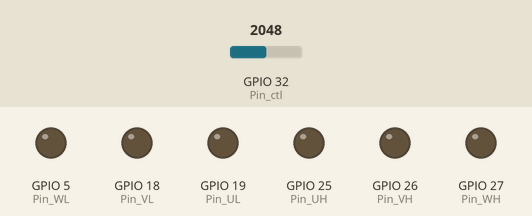
Recording of a sketch running on a simulated ESP32. Shown: output pins drawn as LEDs (lit = HIGH). The test bench sets the inputs (shaded band); at power-on: GPIO 32 (Pin_ctl) = 2048. Random numbers use the default seed unless the sketch sets one; what the sketch prints to the serial monitor is not drawn.

Above: at 1.2 s.
1.3 s: GPIO 32 (Pin_ctl) set to 1558
2.8 s: GPIO 32 (Pin_ctl) set to 1462
At 2.98 s:
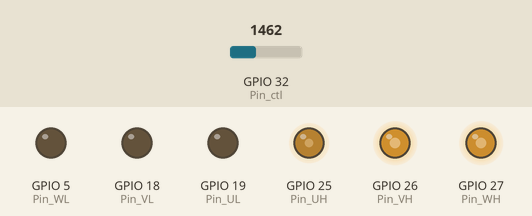
5.8 s: GPIO 32 (Pin_ctl) set to 3540
At 6.49 s:
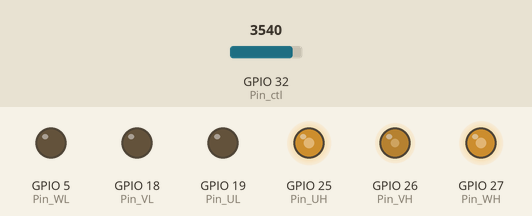
8.1 s: GPIO 32 (Pin_ctl) set to 491
At 9.21 s:
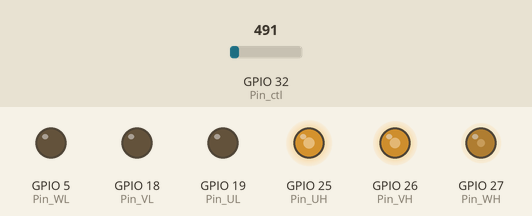
Timing chart, 0 to 12.1 s (numbered marks = the images above; inputs shaded):
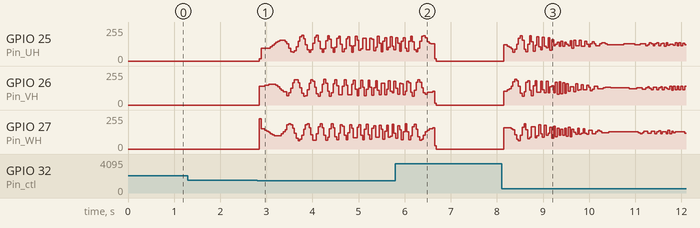

The sketch:

doremifa.ino
```cpp
#include <math.h>
#include <soc/gpio_struct.h>
// 200.1Hzまで
#define DPHI_SIZE 2010  // 正弦波の周波数*10の値。速度に応じたsinの位相の変化量を格納する
#define FREQ_SIZE 3000  // 三角波の最大周波数
#define PHASE_FULL (1U << 31) // (2^31)位相の最大値 符号なし整数としている。
#define PHASE_SIZE (1 << 11) // (2^11)正弦波の解像度
float speed_max = 200;

// 正弦波pwm用のピン、制御ピン
const uint8_t Pin_UH = 25, Pin_UL = 19, Pin_VH = 26, Pin_VL = 18, Pin_WH = 27, Pin_WL = 5, Pin_ctl = 32;

float triValue[PHASE_SIZE];      // 比較用三角波配列(非同期モードで使用)
float sinValuesU_H[PHASE_SIZE] ,sinValuesV_H[PHASE_SIZE] ,sinValuesW_H[PHASE_SIZE];  // 三相の正弦波用配列の宣言
int randomValue[PHASE_SIZE];

hw_timer_t *timer1 = NULL;
portMUX_TYPE timerMux0 = portMUX_INITIALIZER_UNLOCKED;
int timer_clk1 = 400000;  // 割り込み用タイマー1の周波数
int interruptFreq = 20000;           // 割り込み周波数

int sin_max = 1000, tri_max = 1000;
volatile int sync_mode = 0;  // 回転モード-0:非同期、1 : 1パルス、3 : 3パルス、5 : 5パルス、9 : 9パルスなど
volatile float speed = 0;    // 正弦波の周波数
volatile uint8_t accel = 0;
volatile int tri_freq = 400;
volatile uint32_t sin_phase = 0;               // 正弦波の位相(V_H) 1 ~ 2^31
volatile uint32_t tri_phase = 0;               // 三角波の位相
int dPhi_sin[DPHI_SIZE], dPhi_tri[FREQ_SIZE];  // 位相の変化量

volatile boolean isStop = true;


// 割り込み関数
void IRAM_ATTR onTimer1() {
  if (speed > 0.01) {
    // 位相進める。
    sin_phase = sin_phase + dPhi_sin[int(speed * 10)];
    sin_phase = sin_phase & (PHASE_FULL - 1);  // 剰余の計算
    tri_phase = tri_phase + dPhi_tri[tri_freq];
    tri_phase = tri_phase & (PHASE_FULL - 1);

    // モードの判定、三角波の位相上書き
    if (sync_mode == 1) {
      tri_phase = (sin_phase * sync_mode) & (PHASE_FULL - 1);
      // GPIO操作
      SwitchGPIO((float)sinValuesU_H[sin_phase >> 20] * sin_max, (float)triValue[tri_phase >> 20] * tri_max, Pin_UH);
      SwitchGPIO((float)sinValuesV_H[sin_phase >> 20] * sin_max, (float)triValue[tri_phase >> 20] * tri_max, Pin_VH);
      SwitchGPIO((float)sinValuesW_H[sin_phase >> 20] * sin_max, (float)triValue[tri_phase >> 20] * tri_max, Pin_WH);
    } else if (sync_mode != 0) {
      tri_phase = (sin_phase * sync_mode) & (PHASE_FULL - 1);
      // GPIO操作
      SwitchGPIO((float)sinValuesU_H[sin_phase >> 20] * sin_max, (float)-triValue[tri_phase >> 20] * tri_max, Pin_UH);
      SwitchGPIO((float)sinValuesV_H[sin_phase >> 20] * sin_max, (float)-triValue[tri_phase >> 20] * tri_max, Pin_VH);
      SwitchGPIO((float)sinValuesW_H[sin_phase >> 20] * sin_max, (float)-triValue[tri_phase >> 20] * tri_max, Pin_WH);
    } else {
      // GPIO操作
      SwitchGPIO((float)sinValuesU_H[sin_phase >> 20] * sin_max, (float)triValue[tri_phase >> 20] * tri_max, Pin_UH); //  + randomValue[sin_phase >> 20]
      SwitchGPIO((float)sinValuesV_H[sin_phase >> 20] * sin_max, (float)triValue[tri_phase >> 20] * tri_max, Pin_VH);
      SwitchGPIO((float)sinValuesW_H[sin_phase >> 20] * sin_max, (float)triValue[tri_phase >> 20] * tri_max, Pin_WH);
    }
  } else {
    StopPWM();
  }
}
/*
void task1(void *pvParameters){
  while (1){
    Serial.println(speed);
    delay(200);
  }
}
*/
void setup() {
  Serial.begin(115200);
  //xTaskCreatePinnedToCore(task1,"task1",8192,NULL,1,NULL,0);
  pinMode(Pin_UH, OUTPUT);
  pinMode(Pin_UL, OUTPUT);
  pinMode(Pin_VH, OUTPUT);
  pinMode(Pin_VL, OUTPUT);
  pinMode(Pin_WH, OUTPUT);
  pinMode(Pin_WL, OUTPUT);
  pinMode(Pin_ctl, INPUT);
  // 三角波の値の配列 -0.5 ~ 0.5
  for (int i = 0; i < PHASE_SIZE; i++) {
    float valuefortri = (float)(2.0 / PHASE_SIZE) * i;
    if (valuefortri >= 1.5) {
      valuefortri = (float)valuefortri - 2.0;
    } else if (valuefortri > 0.5 && valuefortri < 1.5) {
      valuefortri = (float)1.0 - valuefortri;
    }
    triValue[i] = (float)valuefortri;
    randomValue[i] = random(0, 0);
  }

  // 3相のsinの値用の配列の作成 // -0.5 ~ 0.5
  for (int x = 0; x < PHASE_SIZE; x++) {
    float s = (float)(360.0 * x) / PHASE_SIZE;
    float valueU_H = (sin((s - 120.0) * DEG_TO_RAD) / 2.0);  // 正弦波
    float valueV_H = (sin((s)*DEG_TO_RAD) / 2.0);
    float valueW_H = (sin((s + 120.0) * DEG_TO_RAD) / 2.0);
    sinValuesU_H[x] = valueU_H;
    sinValuesV_H[x] = valueV_H;
    sinValuesW_H[x] = valueW_H;
  }

  for (int x = 0; x < DPHI_SIZE; x++) {
    dPhi_sin[x] = (float)((x / 10.0) * PHASE_FULL) / interruptFreq;
  }

  for (int x = 0; x < FREQ_SIZE; x++) {
    dPhi_tri[x] = x * (float)(PHASE_FULL / interruptFreq);
    //Serial.println(dPhi_tri[x]);
  }
  Serial.println("finished successfully");

  // Set the Timer
  timer1 = timerBegin(timer_clk1);         // 使用するタイマー周波数
  timerAttachInterrupt(timer1, onTimer1);
  timerAlarm(timer1, timer_clk1 / interruptFreq, true, 0);
  ChangeFreq(400);
}

void loop() {
  int cmd = analogRead(Pin_ctl);
  if (speed >= -0.09) {
    if (cmd >= 1500 && cmd <= 2500) { delay(30); }  // Constant Speed
    else if (cmd < 500 && speed <= speed_max) {     // Accel
      speed += 0.1;
      accel = 3;
      //Serial.println("3+");
      delay(10);
      isStop = false;
    } else if (cmd < 1000 && speed <= speed_max) {
      speed += 0.1;
      accel = 2;
      //Serial.println("2+");
      delay(20);
    } else if (cmd < 1500 && speed <= speed_max) {
      // 初期スピードは0.5 Hzから
      if (speed == 0) {
        speed = 0.5;
      }
      speed += 0.1;
      accel = 1;
      //Serial.println("1+");
      delay(40);
    }

    else if (cmd > 3500 && speed > 0.01) {
      speed -= 0.1;
      accel = -3;
      //Serial.println("3-");
      delay(10);
    }  // 減速
    else if (cmd > 3000 && speed > 0.01) {
      speed -= 0.1;
      accel = -2;
      //Serial.println("2-");
      delay(20);
    } else if (cmd > 2500 && speed > 0.01) {
      speed -= 0.1;
      accel = -1;
      //Serial.println("1-");
      delay(40);
    } else {
      accel = 0;
      delay(30);
    }

    if (speed < speed_max) { keikyu1000(speed); }  // 要改善：最高速度で速度が200Hzと200.1Hzを行ったり来たりしている。
    else {
      speed = speed_max;
    }  // 速度の矯正
  }

  if (speed <= 0.001) {

    speed = 0;
    isStop = true;
  }  // // 速度の矯正
  else if (speed <= speed_max) {
    isStop = false;
  }  //speed!=0
}

// 高速なGPIO操作をしたい
void SwitchGPIO(float sinV, float triV, int Pin) {
  if (sinV > triV) {
    GPIO.out_w1ts = 1 << Pin;
  } else {
    GPIO.out_w1tc = 1 << Pin;
  }
}

void ChangeFreq(int freq) {
  tri_freq = freq;
}

void StopPWM() {
  GPIO.out_w1tc = 1 << Pin_UH;
  GPIO.out_w1tc = 1 << Pin_UL;
  GPIO.out_w1tc = 1 << Pin_VH;
  GPIO.out_w1tc = 1 << Pin_VL;
  GPIO.out_w1tc = 1 << Pin_WH;
  GPIO.out_w1tc = 1 << Pin_WL;
}


void keikyu1000(float speed) {
  if (speed > 0.1 && speed <= 2) {sin_max = 256; sync_mode = 0;ChangeFreq(175*2);
  } else if (speed > 2 && speed <= 4) {sin_max = 512;sync_mode = 0;ChangeFreq(197*2);
  } else if (speed > 4 && speed <= 6) {sin_max = 512;sync_mode = 0;ChangeFreq(223*2);
  } else if (speed > 6 && speed <= 8) {sin_max = 512;sync_mode = 0;ChangeFreq(234*2);
  } else if (speed > 8 && speed <= 10) {sin_max = 512;sync_mode = 0;ChangeFreq(262*2);
  } else if (speed > 10 && speed <= 12) {sin_max = 512;sync_mode = 0;ChangeFreq(294*2);
  } else if (speed > 12 && speed <= 14) {sin_max = 512;sync_mode = 0;ChangeFreq(312*2);
  } else if (speed > 14 && speed <= 16) {sin_max = 512;sync_mode = 0;ChangeFreq(350*2);
  } else if (speed > 16 && speed <= 46) {sin_max = 512;sync_mode = 0;ChangeFreq(400*2);
  } else if (speed > 46 && speed <= 52) {sin_max = (float)speed * 7;sync_mode = 15;
  } else if (speed > 52 && speed <= 60) {sin_max = (float)speed * 7;sync_mode = 13;
  } else if (speed > 60 && speed <= 72) {sin_max = (float)speed * 7;sync_mode = 11;
  } else if (speed > 72 && speed <= 88) {sin_max = (float)speed * 7;sync_mode = 9;
  } else if (speed > 88 && speed <= 110) {sin_max = (float)speed * 7;sync_mode = 7;
  } else if (speed > 110 && speed <= 116) {sin_max = (float)speed * 7;sync_mode = 5;
  //} else if (speed > 58 && speed <= 44) {sin_max = (float)speed * 7;sync_mode = 3;
  } else if (speed > 116) {sin_max = 1500;sync_mode = 1;
 }}
```

Measured:
- the behaviour switches between 1500 and 1499 on GPIO 32 (Pin_ctl) (found by bisection; images 0 and 1)
- after the input at 1.3 s, every drawn part: stays the same
